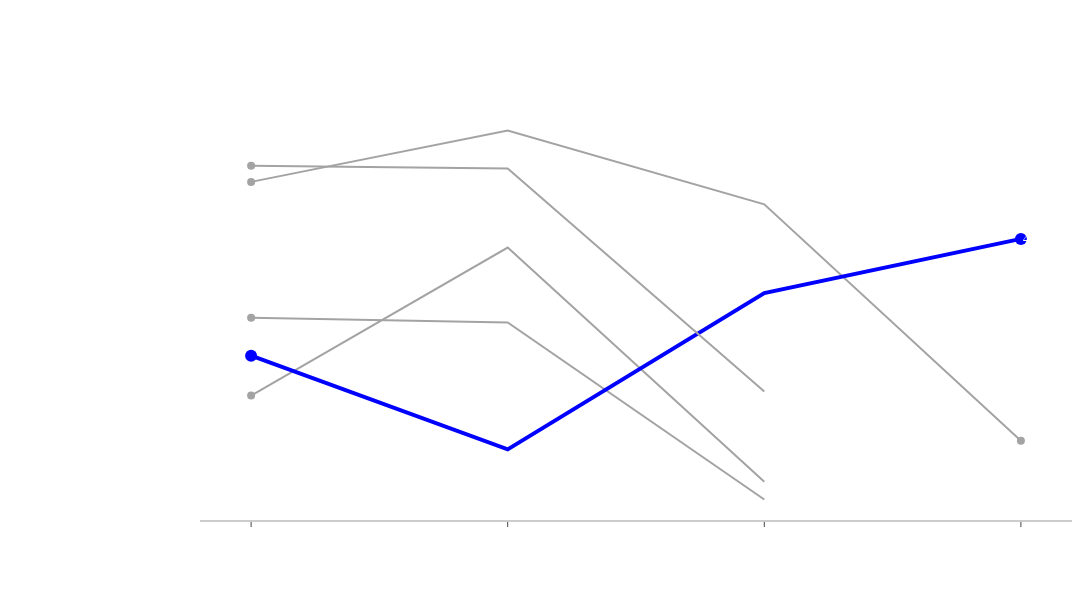

Source (notebook cell):
### Code cell
# Assuming pivot_df is the DataFrame after pivot
pivot_df = aide_alimentaire_zone.pivot(index="Année", columns="Zone", values="Valeur")

title = "Aid Received Over Time"
labels = pivot_df.columns.tolist()
colors = [
    "rgb(163,163,163)", # syrie
    "rgb(163,163,163)", # soudan
    "rgb(163,163,163)", # sudan du sud
    "rgb(0,0,255)", # yemen
    "rgb(163,163,163)", # ethiopia
]

mode_size = [8, 8, 8, 12, 8]
line_size = [2, 2, 2, 4, 2]

x_data = pivot_df.index

fig = go.Figure()

# Add a trace for each zone
for i, zone in enumerate(labels):
    y_data = pivot_df[zone].values
    fig.add_trace(
        go.Scatter(
            x=x_data,
            y=y_data,
            mode="lines",
            name=zone,
            line=dict(
                color=colors[i % len(colors)], width=line_size[i % len(line_size)]
            ),
            connectgaps=True,
        )
    )

    # Endpoints
    fig.add_trace(
        go.Scatter(
            x=[x_data[0], x_data[-1]],
            y=[y_data[0], y_data[-1]],
            mode="markers",
            marker=dict(
                color=colors[i % len(colors)], size=mode_size[i % len(mode_size)]
            ),
        )
    )

fig.update_layout(
    xaxis=dict(
        showline=True,
        showgrid=False,
        showticklabels=True,
        linecolor="rgb(204, 204, 204)",
        linewidth=2,
        ticks="outside",
        tickfont=dict(
            family="Arial",
            size=14,
            color="white",
        ),
        tickvals=[2013, 2014, 2015, 2016],
    ),
    yaxis=dict(
        showgrid=False,
        zeroline=False,
        showline=False,
        showticklabels=False,
    ),
    autosize=False,
    margin=dict(
        autoexpand=False,
        l=200,
        r=20,
        t=110,
    ),
    showlegend=False,
    paper_bgcolor="rgba(0,0,0,0)",  # make the paper background transparent
    plot_bgcolor="rgba(0,0,0,0)",  # make the plot background transparent
    font=dict(color="white", size=14),
)

annotations = []

# Adding labels
for i, zone in enumerate(labels):
    y_data = pivot_df[zone].values
    color = colors[i % len(colors)]
    # Labeling the left side of the plot
    annotations.append(
        dict(
            xref="paper",
            x=0.05,
            y=y_data[0],
            xanchor="right",
            yanchor="middle",
            text=zone + " {}M".format(int(y_data[0] / 1_000_000)),
            font=dict(family="Arial", size=16, color="white"),
            showarrow=False,
        )
    )

    # Find the last valid index
    last_valid_index = len(y_data) - 1
    while last_valid_index >= 0 and pd.isna(y_data[last_valid_index]):
        last_valid_index -= 1

    # Labeling the right side of the plot at the last valid index
    if last_valid_index >= 0:
        annotations.append(
            dict(
                xref="x",
                x=x_data[last_valid_index],
                y=y_data[last_valid_index],
                xanchor="left",
                yanchor="middle",
                text="{}M".format(int(y_data[last_valid_index] / 1_000_000)),
                font=dict(family="Arial", size=16, color="white"),
                showarrow=False,
            )
        )

# Title
annotations.append(
    dict(
        xref="paper",
        yref="paper",
        x=0.0,
        y=1.05,
        xanchor="left",
        yanchor="bottom",
        text=title,
        font=dict(family="Arial", size=30, color="white"),
        showarrow=False,
    )
)

fig.update_layout(annotations=annotations, width=1500, height=600)

fig.show()
fig.write_image("src/main/extracted_data/8.svg")

### Figure 1 — Plotly figure (JSON) as saved in the notebook; plotly's stock layout.template omitted (floating-point values rounded to 4 significant figures)
{"data": [{"connectgaps": true, "line": {"color": "rgb(163,163,163)", "width": 2}, "mode": "lines", "name": "République arabe syrienne", "type": "scatter", "x": [2013, 2014, 2015, 2016], "y": [563566000, 651870000, 524949000, 118558000]}, {"marker": {"color": "rgb(163,163,163)", "size": 8}, "mode": "markers", "type": "scatter", "x": [2013, 2016], "y": [563566000, 118558000]}, {"connectgaps": true, "line": {"color": "rgb(163,163,163)", "width": 2}, "mode": "lines", "name": "Soudan", "type": "scatter", "x": [2013, 2014, 2015, 2016], "y": [330230000, 321904000, 17650000, null]}, {"marker": {"color": "rgb(163,163,163)", "size": 8}, "mode": "markers", "type": "scatter", "x": [2013, 2016], "y": [330230000, null]}, {"connectgaps": true, "line": {"color": "rgb(163,163,163)", "width": 2}, "mode": "lines", "name": "Soudan du Sud", "type": "scatter", "x": [2013, 2014, 2015, 2016], "y": [196330000, 450610000, 48308000, null]}, {"marker": {"color": "rgb(163,163,163)", "size": 8}, "mode": "markers", "type": "scatter", "x": [2013, 2016], "y": [196330000, null]}, {"connectgaps": true, "line": {"color": "rgb(0,0,255)", "width": 4}, "mode": "lines", "name": "Yémen", "type": "scatter", "x": [2013, 2014, 2015, 2016], "y": [264764000, 103840000, 372306000, 465574000]}, {"marker": {"color": "rgb(0,0,255)", "size": 12}, "mode": "markers", "type": "scatter", "x": [2013, 2016], "y": [264764000, 465574000]}, {"connectgaps": true, "line": {"color": "rgb(163,163,163)", "width": 2}, "mode": "lines", "name": "Éthiopie", "type": "scatter", "x": [2013, 2014, 2015, 2016], "y": [591404000, 586624000, 203266000, null]}, {"marker": {"color": "rgb(163,163,163)", "size": 8}, "mode": "markers", "type": "scatter", "x": [2013, 2016], "y": [591404000, null]}], "layout": {"annotations": [{"font": {"color": "white", "family": "Arial", "size": 16}, "showarrow": false, "text": "République arabe syrienne 563M", "x": 0.05, "xanchor": "right", "xref": "paper", "y": 563566000, "yanchor": "middle"}, {"font": {"color": "white", "family": "Arial", "size": 16}, "showarrow": false, "text": "118M", "x": 2016, "xanchor": "left", "xref": "x", "y": 118558000, "yanchor": "middle"}, {"font": {"color": "white", "family": "Arial", "size": 16}, "showarrow": false, "text": "Soudan 330M", "x": 0.05, "xanchor": "right", "xref": "paper", "y": 330230000, "yanchor": "middle"}, {"font": {"color": "white", "family": "Arial", "size": 16}, "showarrow": false, "text": "17M", "x": 2015, "xanchor": "left", "xref": "x", "y": 17650000, "yanchor": "middle"}, {"font": {"color": "white", "family": "Arial", "size": 16}, "showarrow": false, "text": "Soudan du Sud 196M", "x": 0.05, "xanchor": "right", "xref": "paper", "y": 196330000, "yanchor": "middle"}, {"font": {"color": "white", "family": "Arial", "size": 16}, "showarrow": false, "text": "48M", "x": 2015, "xanchor": "left", "xref": "x", "y": 48308000, "yanchor": "middle"}, {"font": {"color": "white", "family": "Arial", "size": 16}, "showarrow": false, "text": "Yémen 264M", "x": 0.05, "xanchor": "right", "xref": "paper", "y": 264764000, "yanchor": "middle"}, {"font": {"color": "white", "family": "Arial", "size": 16}, "showarrow": false, "text": "465M", "x": 2016, "xanchor": "left", "xref": "x", "y": 465574000, "yanchor": "middle"}, {"font": {"color": "white", "family": "Arial", "size": 16}, "showarrow": false, "text": "Éthiopie 591M", "x": 0.05, "xanchor": "right", "xref": "paper", "y": 591404000, "yanchor": "middle"}, {"font": {"color": "white", "family": "Arial", "size": 16}, "showarrow": false, "text": "203M", "x": 2015, "xanchor": "left", "xref": "x", "y": 203266000, "yanchor": "middle"}, {"font": {"color": "white", "family": "Arial", "size": 30}, "showarrow": false, "text": "Aid Received Over Time", "x": 0, "xanchor": "left", "xref": "paper", "y": 1.05, "yanchor": "bottom", "yref": "paper"}], "autosize": false, "font": {"color": "white", "size": 14}, "height": 600, "margin": {"autoexpand": false, "l": 200, "r": 20, "t": 110}, "paper_bgcolor": "rgba(0,0,0,0)", "plot_bgcolor": "rgba(0,0,0,0)", "showlegend": false, "width": 1500, "xaxis": {"linecolor": "rgb(204, 204, 204)", "linewidth": 2, "showgrid": false, "showline": true, "showticklabels": true, "tickfont": {"color": "white", "family": "Arial", "size": 14}, "ticks": "outside", "tickvals": [2013, 2014, 2015, 2016]}, "yaxis": {"showgrid": false, "showline": false, "showticklabels": false, "zeroline": false}}}
